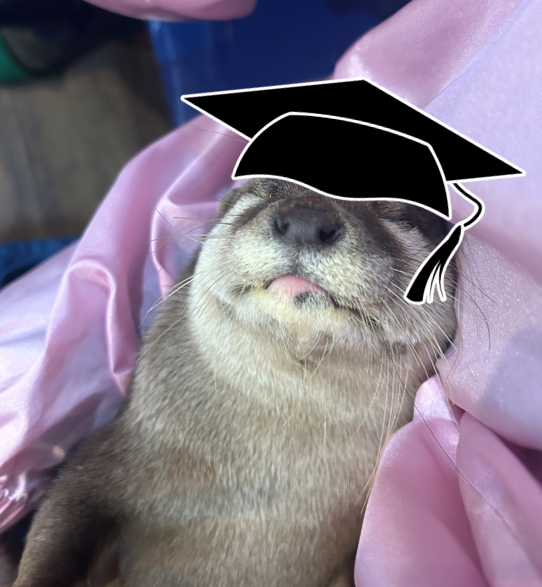
#> input picture Computer_Vision/Session_1/OtterGraduate.png, 542 x 587 px
$ jupyter execute Session_1.ipynb   (shell and % lines are left out)
#> lines starting #> are read from the running program, lines starting #| are printed output that depends on the picture
[cell 1]
print("""\
@@@@@@@@@@@@@@@@@%#*******++*+++++++++*****####%@@@@@@@@@@@@@@@@@@@@@@%%%%#+=-----------------:-::::
@@@@@@@@@@@@@@@@@@@@@@%###*****###********###%%%%@@@@@@@%%%%%@@%%%%%%%%%#=---------=----------::::::
@@@@@@@@@@@@@@@@@@@@@@@@@@@%*##%%%%%%%%%%%%%%%%%%%@%%%%%%%%%%%%%%%%%%#+=--------======-------:::::::
**#####***#############%%%%%%%%%#*++==-=+*#%@@@@@@@@@@@@@@@@@@@@@@@@@@@*::----=---::-:::::::::::::::
*****#*******###########%%%%%%%%##++%@@@@@@@@@@@@@@@@@@@@@@@@@@@@@@@@@@@@@#-:---::---:::::::::::::::
*****##******###########%%%%%%%%#####=-%@@@@@@@@@@@%+--===+*#%%@@@@@@@@@@@@@@%-::---::::::::::::::::
***#####*****############%%%%%%%#*+====-:-*@@@@@%+#@@@@@@@@@@@@@%##*++#@@@@@@@@@%+::::::::::::::::::
****####*******##########%%%%#*=======---===:#@-%@@@@@@@@@@@@@@@@@@@@@@@%==#@@@@@@@@=:::::::::::::::
*****#####*****############*==-======---=+++*=*@@@@@@@@@@@@@@@@@@@@@@@@@@@@@@#+*@@@@@@%+::::::::::::
*****#####******#########+-=========--=++++*-%@@@@@@@@@@@@@@@@@@@@@@@@@@@@@@@@@*#@@@@@@@@@+:::::::::
**#**#####**##########*=--========-:-=+++**=@@@@@@@@@@@@@@@@@@@@@@@@@@@@@@@@@@@@*#@@@@@@@@@@@*::::::
***#**#########*#####*---========-:-==++**+*%%####%@@@@@@@@@@@@@@@@@@@@@@@@@@@@@@*%@@@@@@@@%%#*+::::
***##*########***###*---=======-:-==+++****=-+++**##*+=++%@@@@@@@@@@@@@@@@@@@@@@@%-.=:::::::::::::::
***##*#########*###*-:--======:-==++++**++++*++++*###****#*-=%@@@@@@@@@@@@@@@@@@@@=-:*=:---:::::::::
***##**##########*+::--====+=:.:-========**=::-+****##############**###**+++*+*@@@+---:-+:----::::::
***##############+:::-====++-:-::--====+++::=*#*=+*###########**###%######%%%%%%==*-=--=+:----------
*########%%%####=:::--==++++:-=----===++-:-+*+====####**#*##%#%***##%%#++*##%%%%%%%*--+=------------
##%%%%###%%%%%#=::::--=+++++:=+====--==:::------=+*##*****%@@@#*++*##%%#*==++*%%%%**%==++====-------
#%%%%%#%%##%#*=:::::-==+++++:+++=====-:.::-::.::::-=+**####%%#+==+**##%%##+==+*##+%@*============---
=-------:::.-------=-=+*##+++=-=++=:.:::::-===-:::::::-++===++-:::====+++*-#@@:.=:=#+==--=----------
---:::::::.:--==--==:=+**#+++==+++=:.::---::::::.....:-+=-=-=*+=+====+++*++-==--===*==-=------------
::::::::::::-======-:=+*#*+++++++==:::::--=:::::::...:.::::::-==+*+======+=======++*=---------------
::::::..:::-=======-:=+**#++++++++=:.::::::--::---=::::::::::::--==+++====+====-=++++---------------
::.:::--::-====+==+=:=+**#*+++++++=-::.:::::::---=--:------==-----===++-----====+++*+-----------====
:::::::::-===++===+=-=+****+++++++==-::::::::::-------=---=+=--==-====++=++===++=*#*=----------=====
........-==++======+-=+*++=++++=++===-:::::::::::----====+++=+=++=====++=+*==++++++=-------:-----===
.......:=++++=====++-+**++==++++++====-:::::::::::----=+=+======+===++========+++=------------------
......:-=+++====++======*======++======--:::::::::-:---=-======-============+**#+=-----:----=-------
.::...-=++++=======++==+*=-===++=+=======--:-:-:::::::::-----========--=-==++*-:-=---------==-------
.....:-=+++======+****+*+=====++++===========-:---:--:-:--:----======-==-==++:..:-====----======----
....:-==++====+**#****#*=======+==+=++====-==-=------------------=-=---=-==+=:..::=+=============---
:::.:-======+*###****##++=--=+=+++=+=++===========---=-===-----------=====+*=-:::::+**+=============
-:...-=+=+**#####***##*++====-===++=+=++============--======-============+++====---=+++++++++=======
....:=++*#############**+++==+=====++++=+=====-==-==-========+===========--======---=====++**+++++++
...:=+******##########**+++++++++=+==+++======-=----=======-===========---===+++==-:-=======*##****+
.:-+******++#%#########***+++++++*++++=+++=====--=---======---==-====+---=====+++============+*%%%%%
-+********#############*****++*+*++*++=+=+======-----=-----===========--======+++++============+#%%%
+***+###%%%##########********++*++++++++======-=-=-=-=--=--==========-====+=+++++++++============*#%
=**=-**################*****+++++++++++++======-====-=-=--=-====++===-===+++++++++**+=============+#
===:=#####*#####%######****++++++++++++++++=+===+======-========++++=-====++++++++***+=======++=====
+=++*###**###%%%%%%%%###*****+++++++++++==+=-====+============++++*+--=====+++++++***+====-==+++====
=*+*#%%****##%%%%%%%%%%##****+++++=+=+==+====--=-=---=======++*****=---=====++++++****+===-====++===
++#%@%*+***#%%%%@@@@@%%%##*******+++++======-=--===========++**####:----====++++++*****+=======+++==
#%@@@*++**##%%%@@@@@@%%%#####*****++++++=+============+++++*****##+:----====+++++++****++=======++++
#%%%++*##%%@@@@@@@%%%%%###******++++++++++=++====++++++*****###%%*=-------===+++++++++***++=======++
##%*+*#%%%@@@@@@@%%%%%%###********+*++++++++++++++++++*****###%%%*==----=====++++++++++***+=======++
###+*#%%%@@@@@@@%%%%%#%###**********++++++++++++++++*******#####%*===---====++++++++++*****+========
      """)

[cell 2]
import numpy as np

arr = np.array([[1,2,3,4],[5,6,7,8]])
print(arr)

print(np.ndim(arr))

[cell 3]
arrZero = np.zeros([3,3],dtype=int)
print(arrZero)

[cell 4]
arrOnes = np.ones([3,3],dtype=int)
print(arrOnes)

[cell 5]
arrEmpty = np.empty([2,2], dtype=int)
print(arrEmpty)

[cell 6]
import cv2

[cell 7]
# imread -> read image and store it in a variable
# imshow -> show the image in a window
# imwrite -> save an image in a given directory
image_path = "OtterGraduate.png"
image = cv2.imread(image_path)
#> image is the input picture: shape (587, 542, 3); mean B, G, R 134.1, 118.7, 129.7

#grayscale
gray_image = cv2.cvtColor(image,cv2.COLOR_BGR2GRAY)
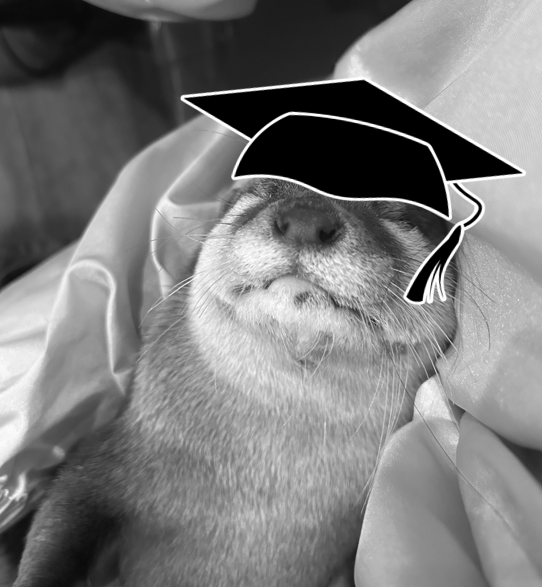
#> gray_image: shape (587, 542); min 0, max 255, mean 123.7

cv2.imshow('Hehe Sleepy Gray', gray_image)

cv2.imshow('Hehe Sleepy', image)
cv2.waitKey(0)
cv2.destroyAllWindows()

[cell 8]
output_path = './processed_image.png'
cv2.imwrite(output_path, gray_image)
#> Out = True
